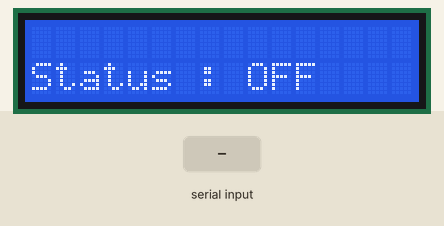
A sketch run on a simulated Arduino Uno, built with avr-gcc and run on an emulated ATmega328P. Shown: 16×2 character LCD. The test bench sets the inputs (shaded band). What the sketch prints to the serial monitor is not drawn.

Above: at 4.2 s.
4.3 s: "ON-IN\n" received over Serial
At 5.3 s:
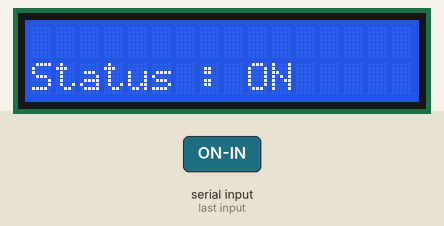
5.8 s: "OFF-IN\n" received over Serial
At 6.5 s:
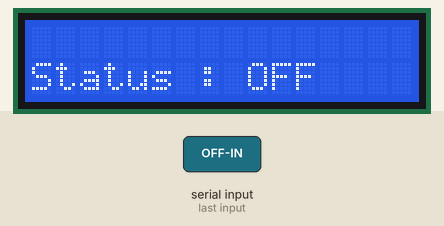
Timing chart, 0 to 8.8 s (numbered marks = the images above; inputs shaded):
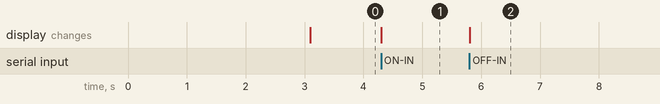

The sketch:

ultrasoniSensor.ino
```cpp
#include <LiquidCrystal_I2C.h>
LiquidCrystal_I2C lcd(0x27, 16, 2);

bool flags = false;
String data = "";

void setup(){
  lcd.init();
  lcd.backlight();
  lcd.setCursor(4,0);
  lcd.print("WELCOME");
  lcd.setCursor(5,1);
  lcd.print("USERS");

  Serial.begin(38400);
  delay(3000);

  Serial.write("INIT");
  lcd.clear();
  lcd.setCursor(0, 1);
  lcd.print("Status :");
}

void loop(){
  lcd.setCursor(9, 1);
  lcd.print(flags ? "ON " : "OFF");

  if(Serial.available()>0){
    data = Serial.readStringUntil('\n');
    if(data == "check"){
      Serial.write(flags ? "ON" : "OFF");
    } else if(data == "ON-IN"){
      flags = true;
    } else if(data == "OFF-IN"){
      flags = false;
    }
  }
}
```

Measured:
- after the input at 4.3 s, the display: changes at once (image 1)
- after the input at 5.8 s, the display: changes at once (image 2)
